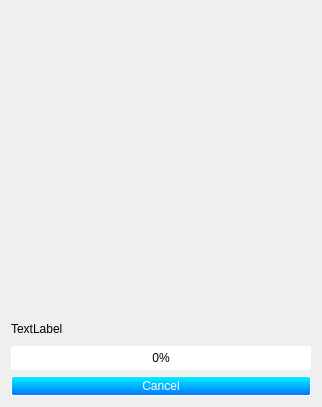
<?xml version="1.0" encoding="UTF-8"?>
<ui version="4.0">
 <class>Form</class>
 <widget class="QWidget" name="Form">
  <property name="geometry">
   <rect>
    <x>0</x>
    <y>0</y>
    <width>318</width>
    <height>407</height>
   </rect>
  </property>
  <property name="windowTitle">
   <string>Updating Kontho</string>
  </property>
  <property name="styleSheet">
   <string notr="true">QPushButton{
 padding-top:2px;
padding-bottom:2px;
 padding-left:6px;
padding-right:6px;
	font: 10pt &quot;MS Shell Dlg 2l&quot;;
background-color:qlineargradient(spread:pad, x1:1, y1:0, x2:1, y2:1, stop:0 rgba(0, 244, 255, 255), stop:1 rgba(3, 115, 255, 255));

border:1px solid rgb(253, 254, 254);
	color: rgb(255, 255, 255);
border-radius:2px;
}
QPushButton:hover{
color: qlineargradient(spread:pad, x1:0, y1:0, x2:1, y2:1, stop:0 rgba(63, 63, 63, 255), stop:1 rgba(33, 33, 33, 255));
 background-color: qlineargradient(spread:pad, x1:0.505636, y1:0.221, x2:0.431818, y2:1, stop:0 rgba(89, 255, 255, 255), stop:1 rgba(60, 138, 255, 255));

}
QPushButton:pressed{
background-color: qlineargradient(spread:pad, x1:0.767, y1:1, x2:1, y2:0, stop:0 rgba(0, 244, 255, 255), stop:1 rgba(3, 115, 255, 255));
}</string>
  </property>
  <layout class="QGridLayout" name="gridLayout">
   <item row="3" column="0">
    <widget class="QPushButton" name="CanselPushButton">
     <property name="text">
      <string>Cancel</string>
     </property>
    </widget>
   </item>
   <item row="0" column="0">
    <widget class="QLabel" name="label">
     <property name="minimumSize">
      <size>
       <width>300</width>
       <height>300</height>
      </size>
     </property>
     <property name="maximumSize">
      <size>
       <width>300</width>
       <height>300</height>
      </size>
     </property>
     <property name="styleSheet">
      <string notr="true">background:transparent;</string>
     </property>
     <property name="text">
      <string/>
     </property>
     <property name="pixmap">
      <pixmap resource="../Resource.qrc">:/images/Uis/Imgs/Kontho3.png</pixmap>
     </property>
     <property name="scaledContents">
      <bool>true</bool>
     </property>
    </widget>
   </item>
   <item row="2" column="0">
    <widget class="QProgressBar" name="progressBar">
     <property name="styleSheet">
      <string notr="true">QProgressBar{
	border:1px solid white;
	border-radius: 2px;
	color: Black;
}
QProgressBar::chunk {
	background-color: qlineargradient(spread:pad, x1:0, y1:0, x2:0, y2:1, stop:0 rgba(0, 242, 255, 255), stop:1 rgba(27, 126, 255, 255));
	border-radius :6px;
}
</string>
     </property>
     <property name="value">
      <number>0</number>
     </property>
     <property name="alignment">
      <set>Qt::AlignCenter</set>
     </property>
    </widget>
   </item>
   <item row="1" column="0">
    <widget class="QLabel" name="label_2">
     <property name="text">
      <string>TextLabel</string>
     </property>
    </widget>
   </item>
  </layout>
 </widget>
 <resources>
  <include location="../Resource.qrc"/>
  <include location="../../../../../../Program Files (x86)/Resource.qrc"/>
 </resources>
 <connections/>
</ui>
